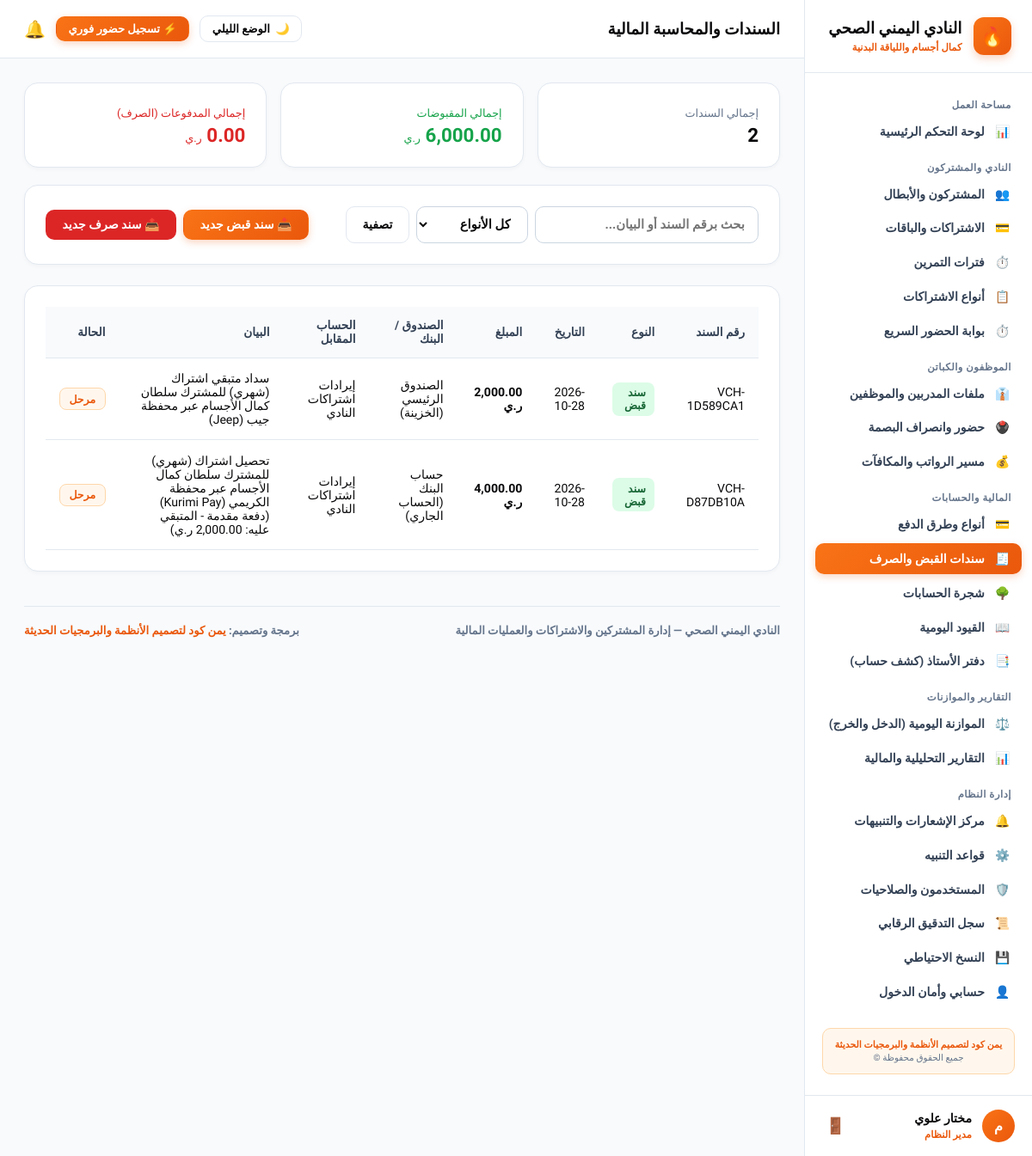
/accounting/vouchers (signed in), run on the app's committed database.
### app/models.py (models this page shows, shortened)
class User(UserMixin, db.Model):
    __tablename__ = "users"
    id = db.Column(db.Integer, primary_key=True)
    username = db.Column(db.String(80), unique=True, nullable=False)
    password_hash = db.Column(db.String(255), nullable=False)
    full_name = db.Column(db.String(120), nullable=False)
    role_name = db.Column(db.String(50), default="مدير النظام")
    is_active = db.Column(db.Boolean, default=True)
    created_at = db.Column(db.DateTime, default=datetime.utcnow)

class Voucher(db.Model):
    __tablename__ = "vouchers"
    id = db.Column(db.Integer, primary_key=True)
    voucher_number = db.Column(db.String(50), unique=True, nullable=False)
    voucher_type = db.Column(db.String(20), nullable=False)
    voucher_date = db.Column(db.Date, default=date.today)
    amount = db.Column(db.Float, nullable=False, default=0.0)
    account_id = db.Column(db.Integer, db.ForeignKey("accounts.id"), nullable=False)
    contra_account_id = db.Column(db.Integer, db.ForeignKey("accounts.id"), nullable=False)
    description = db.Column(db.String(255), nullable=True)
    status = db.Column(db.String(30), default="مرحل")
    created_at = db.Column(db.DateTime, default=datetime.utcnow)
    account = db.relationship("Account", foreign_keys=[account_id])
    contra_account = db.relationship("Account", foreign_keys=[contra_account_id])

class Account(db.Model):
    __tablename__ = "accounts"
    id = db.Column(db.Integer, primary_key=True)
    code = db.Column(db.String(30), unique=True, nullable=False)
    name = db.Column(db.String(150), nullable=False)
    parent_id = db.Column(db.Integer, db.ForeignKey("accounts.id"), nullable=True)
    node_type = db.Column(db.String(30), default="فرعي")
    is_postable = db.Column(db.Boolean, default=True)
    balance = db.Column(db.Float, default=0.0)
    children = db.relationship("Account", backref=db.backref("parent", remote_side=[id]), lazy=True)

### app/routes/accounting.py (the view, shortened to what this page needs)
@accounting_bp.route("/vouchers", methods=["GET", "POST"])
@login_required
def vouchers():
    q = request.args.get("q", "").strip()
    v_type = request.args.get("type", "")
    query = Voucher.query
    if q:
        query = query.filter((Voucher.voucher_number.contains(q)) | (Voucher.description.contains(q)))
    if v_type:
        query = query.filter(Voucher.voucher_type == v_type)
    all_vouchers = query.order_by(Voucher.id.desc()).all()
    cash_accounts = Account.query.filter(Account.node_type.in_(["صندوق", "بنك"])).all()
    all_postable_accounts = Account.query.filter_by(is_postable=True).all()
    total_receipts = sum(v.amount for v in all_vouchers if v.voucher_type == "قبض")
    total_payments = sum(v.amount for v in all_vouchers if v.voucher_type == "صرف")
    return render_template(
        "accounting/vouchers.html",
        vouchers=all_vouchers,
        cash_accounts=cash_accounts,
        postable_accounts=all_postable_accounts,
        total_receipts=total_receipts,
        total_payments=total_payments,
        q=q,
        type=v_type
    )

### app/templates/accounting/vouchers.html (shortened to what this page needs)
{% extends "base.html" %}
{% block header_title %}السندات والمحاسبة المالية{% endblock %}
{% block content %}
<div style="display: grid; grid-template-columns: repeat(auto-fit, minmax(200px, 1fr)); gap: 1rem; margin-bottom: 1.25rem;">
  <div class="card" style="margin: 0;">
    <span style="font-size: 0.8rem; color: #64748b;">إجمالي السندات</span>
    <h3 style="margin: 0.25rem 0 0 0; font-size: 1.4rem;">{{ vouchers|length }}</h3>
  </div>
  <div class="card" style="margin: 0;">
    <span style="font-size: 0.8rem; color: #16a34a;">إجمالي المقبوضات</span>
    <h3 style="margin: 0.25rem 0 0 0; font-size: 1.4rem; color: #16a34a;">{{ "{:,.2f}".format(total_receipts) }} <span style="font-size: 0.8rem; font-weight: normal;">ر.ي</span></h3>
  </div>
  <div class="card" style="margin: 0;">
    <span style="font-size: 0.8rem; color: #dc2626;">إجمالي المدفوعات (الصرف)</span>
    <h3 style="margin: 0.25rem 0 0 0; font-size: 1.4rem; color: #dc2626;">{{ "{:,.2f}".format(total_payments) }} <span style="font-size: 0.8rem; font-weight: normal;">ر.ي</span></h3>
  </div>
</div>
<div class="card" style="display: flex; justify-content: space-between; align-items: center; flex-wrap: wrap; gap: 1rem;">
  <form method="GET" action="{{ url_for('accounting.vouchers') }}" style="display: flex; gap: 0.5rem; flex: 1; max-width: 480px;">
    <input type="text" name="q" value="{{ q }}" placeholder="بحث برقم السند أو البيان..." class="form-control">
    <select name="type" class="form-control" style="max-width: 130px;">
      <option value="">كل الأنواع</option>
    </select>
    <button type="submit" class="btn btn-secondary">تصفية</button>
  </form>
  <div style="display: flex; gap: 0.5rem;">
    <button type="button" class="btn btn-primary" onclick="openNewVoucherModal('قبض')">📥 سند قبض جديد</button>
    <button type="button" class="btn btn-danger" onclick="openNewVoucherModal('صرف')">📤 سند صرف جديد</button>
  </div>
</div>
<div class="card">
  <div class="table-responsive">
    <table>
      <thead>
        <tr>
          <th>رقم السند</th>
          <th>النوع</th>
          <th>التاريخ</th>
          <th>المبلغ</th>
          <th>الصندوق / البنك</th>
          <th>الحساب المقابل</th>
          <th>البيان</th>
          <th>الحالة</th>
        </tr>
      </thead>
      <tbody>
        {% for v in vouchers %}
        <tr>
          <td><code>{{ v.voucher_number }}</code></td>
          <td>
            {% if v.voucher_type == 'قبض' %}
              <span class="badge badge-success">سند قبض</span>
            {% else %}
              <span class="badge badge-danger">سند صرف</span>
            {% endif %}
          </td>
          <td>{{ v.voucher_date }}</td>
          <td><strong>{{ "{:,.2f}".format(v.amount) }} ر.ي</strong></td>
          <td>{{ v.account.name }}</td>
          <td>{{ v.contra_account.name }}</td>
          <td>{{ v.description or '-' }}</td>
          <td><span class="badge badge-info">{{ v.status }}</span></td>
        </tr>
        {% else %}
        <tr>
          <td colspan="8" style="text-align: center; color: #94a3b8; padding: 2rem;">لا توجد سندات مسجلة.</td>
        </tr>
        {% endfor %}
      </tbody>
    </table>
  </div>
</div>
{% endblock %}

### app/templates/base.html (shortened to what this page needs)
<!doctype html>
<html lang="ar" dir="rtl" data-theme="light">
<head>
  <link rel="stylesheet" href="{{ url_for('static', filename='css/theme-iron.css') }}">
</head>
<body>
  <div class="layout-root">
    <aside class="sidebar">
      <a href="{{ url_for('dashboard.index') }}" class="sidebar-brand">
        <div class="brand-icon">🔥</div>
        <div>
          <strong style="font-size: 1.15rem; display: block; line-height: 1.25; font-weight: 900;">النادي اليمني الصحي</strong>
          <span style="font-size: 0.72rem; color: var(--primary); font-weight: 800;">كمال أجسام واللياقة البدنية</span>
        </div>
      </a>
      <div class="sidebar-nav">
        <div class="nav-group-title">مساحة العمل</div>
        <a href="{{ url_for('dashboard.index') }}" class="nav-link {% if request.path == '/dashboard/' %}active{% endif %}">
          <span>📊</span>
          <span>لوحة التحكم الرئيسية</span>
        </a>
        <div class="nav-group-title">النادي والمشتركون</div>
        <a href="{{ url_for('members.index') }}" class="nav-link {% if '/members' in request.path %}active{% endif %}">
          <span>👥</span>
          <span>المشتركون والأبطال</span>
        </a>
        <a href="{{ url_for('subscriptions.index') }}" class="nav-link {% if request.path == '/subscriptions/' %}active{% endif %}">
          <span>💳</span>
          <span>الاشتراكات والباقات</span>
        </a>
        <a href="{{ url_for('shifts.index') }}" class="nav-link {% if '/shifts' in request.path %}active{% endif %}">
          <span>⏱️</span>
          <span>فترات التمرين</span>
        </a>
        <a href="{{ url_for('subscriptions.plans') }}" class="nav-link {% if '/subscriptions/plans' in request.path %}active{% endif %}">
          <span>📋</span>
          <span>أنواع الاشتراكات</span>
        </a>
        <a href="{{ url_for('attendance.index') }}" class="nav-link {% if '/member-attendance' in request.path %}active{% endif %}">
          <span>⏱️</span>
          <span>بوابة الحضور السريع</span>
        </a>
        <div class="nav-group-title">الموظفون والكباتن</div>
        <a href="{{ url_for('employees.index') }}" class="nav-link {% if request.path == '/employees/' %}active{% endif %}">
          <span>👔</span>
          <span>ملفات المدربين والموظفين</span>
        </a>
        <a href="{{ url_for('employees.attendance') }}" class="nav-link {% if '/employees/attendance' in request.path %}active{% endif %}">
          <span>🖲️</span>
          <span>حضور وانصراف البصمة</span>
        </a>
        <a href="{{ url_for('employees.payroll') }}" class="nav-link {% if '/employees/payroll' in request.path %}active{% endif %}">
          <span>💰</span>
          <span>مسير الرواتب والمكافآت</span>
        </a>
        <div class="nav-group-title">المالية والحسابات</div>
        <a href="{{ url_for('payments.methods') }}" class="nav-link {% if '/payments/methods' in request.path %}active{% endif %}">
          <span>💳</span>
          <span>أنواع وطرق الدفع</span>
        </a>
        <a href="{{ url_for('accounting.vouchers') }}" class="nav-link {% if '/accounting/vouchers' in request.path %}active{% endif %}">
          <span>🧾</span>
          <span>سندات القبض والصرف</span>
        </a>
        <a href="{{ url_for('accounting.accounts') }}" class="nav-link {% if '/accounting/accounts' in request.path %}active{% endif %}">
          <span>🌳</span>
          <span>شجرة الحسابات</span>
        </a>
        <a href="{{ url_for('accounting.journal') }}" class="nav-link {% if '/accounting/journal' in request.path %}active{% endif %}">
          <span>📖</span>
          <span>القيود اليومية</span>
        </a>
        <a href="{{ url_for('accounting.ledger') }}" class="nav-link {% if '/accounting/ledger' in request.path %}active{% endif %}">
          <span>📑</span>
          <span>دفتر الأستاذ (كشف حساب)</span>
        </a>
        <div class="nav-group-title">التقارير والموازنات</div>
        <a href="{{ url_for('reports.daily_balance') }}" class="nav-link {% if '/reports/daily-balance' in request.path %}active{% endif %}">
          <span>⚖️</span>
          <span>الموازنة اليومية (الدخل والخرج)</span>
        </a>
        <a href="{{ url_for('reports.index') }}" class="nav-link {% if request.path == '/reports/' %}active{% endif %}">
          <span>📊</span>
          <span>التقارير التحليلية والمالية</span>
        </a>
        <div class="nav-group-title">إدارة النظام</div>
        <a href="{{ url_for('notifications.index') }}" class="nav-link {% if request.path == '/notifications/' %}active{% endif %}">
          <span>🔔</span>
          <span>مركز الإشعارات والتنبيهات</span>
        </a>
        <a href="{{ url_for('notifications.rules') }}" class="nav-link {% if '/notifications/rules' in request.path %}active{% endif %}">
          <span>⚙️</span>
          <span>قواعد التنبيه</span>
        </a>
        <a href="{{ url_for('auth.users') }}" class="nav-link {% if '/auth/users' in request.path %}active{% endif %}">
          <span>🛡️</span>
          <span>المستخدمون والصلاحيات</span>
        </a>
        <a href="{{ url_for('system.audit') }}" class="nav-link {% if '/system/audit' in request.path %}active{% endif %}">
          <span>📜</span>
          <span>سجل التدقيق الرقابي</span>
        </a>
        <a href="{{ url_for('system.backup') }}" class="nav-link {% if '/system/backup' in request.path %}active{% endif %}">
          <span>💾</span>
          <span>النسخ الاحتياطي</span>
        </a>
        <a href="{{ url_for('auth.profile') }}" class="nav-link {% if '/auth/profile' in request.path %}active{% endif %}">
          <span>👤</span>
          <span>حسابي وأمان الدخول</span>
        </a>
        <div style="margin: 1.5rem 0.5rem 0.5rem 0.5rem; padding: 0.75rem; background: var(--badge-fire-bg); border: 1px solid var(--badge-fire-border); border-radius: 10px; text-align: center;">
          <span style="display: block; font-size: 0.68rem; font-weight: 800; color: var(--primary);">يمن كود لتصميم الأنظمة والبرمجيات الحديثة</span>
          <span style="display: block; font-size: 0.65rem; color: var(--text-caption); margin-top: 2px;">جميع الحقوق محفوظة ©</span>
        </div>
      </div>
      <div class="sidebar-user">
        <div class="user-info">
          <div class="user-avatar">{{ current_user.full_name[0] if current_user.is_authenticated else 'م' }}</div>
          <div>
            <strong style="font-size: 0.88rem; display: block; font-weight: 900;">{{ current_user.full_name if current_user.is_authenticated else 'مستخدم' }}</strong>
            <span style="font-size: 0.72rem; color: var(--primary); font-weight: 800;">{{ current_user.role_name if current_user.is_authenticated else 'مدير النادي' }}</span>
          </div>
        </div>
        <form method="POST" action="{{ url_for('auth.logout') }}">
          <button type="submit" title="تسجيل الخروج" style="background: none; border: none; cursor: pointer; color: var(--text-caption); font-size: 1.15rem; padding: 4px;">
            🚪
          </button>
        </form>
      </div>
    </aside>
    <div class="main-wrapper">
      <header class="topbar">
        <div>
          <h1 style="font-size: 1.15rem; margin: 0; font-weight: 900; color: var(--text-main);">
            {% block header_title %}النادي اليمني الصحي · نظام إدارة الصالة والأنشطة الرياضية{% endblock %}
          </h1>
        </div>
        <div style="display: flex; align-items: center; gap: 0.75rem;">
          <button type="button" class="theme-switch-btn" id="themeToggleBtn" onclick="toggleTheme()" title="التبديل بين الوضع الليلي والنهاري">
            <span id="themeBtnIcon">🌙</span>
            <span id="themeBtnText">الوضع الليلي</span>
          </button>
          <a href="{{ url_for('attendance.index') }}" class="btn btn-primary" style="font-size: 0.82rem; padding: 0.4rem 0.85rem;">
            ⚡ تسجيل حضور فوري
          </a>
          <a href="{{ url_for('notifications.index') }}" title="الإشعارات" style="text-decoration: none; font-size: 1.25rem; position: relative;">
            🔔
          </a>
        </div>
      </header>
      <main class="content-area">
        {% block content %}{% endblock %}
        <footer style="margin-top: 2.5rem; padding-top: 1.25rem; border-top: 1.5px solid var(--card-border); display: flex; justify-content: space-between; align-items: center; flex-wrap: wrap; gap: 0.75rem; font-size: 0.82rem; color: var(--text-caption); font-weight: 700;">
          <div>
            <strong>النادي اليمني الصحي</strong> — إدارة المشتركين والاشتراكات والعمليات المالية
          </div>
          <div>
            برمجة وتصميم: <strong style="color: var(--primary);">يمن كود لتصميم الأنظمة والبرمجيات الحديثة</strong>
          </div>
        </footer>
      </main>
    </div>
  </div>
</body>
</html>

### data on the page
User: is_active+full_name "م", is_active+full_name "مختار علوي", is_active+role_name "مدير النظام"
Voucher: voucher_number "VCH-1D589CA1", voucher_type "سند قبض", voucher_date "2026-10-28", amount "2,000.00", account.name "الصندوق الرئيسي (الخزينة)", contra_account.name "إيرادات اشتراكات النادي", description "سداد متبقي اشتراك (شهري) للمشترك سلطان كمال الأجسام عبر محفظة جيب (Jeep)", status "مرحل"
Voucher: voucher_number "VCH-D87DB10A", voucher_type "سند قبض", voucher_date "2026-10-28", amount "4,000.00", account.name "حساب البنك (الحساب الجاري)", contra_account.name "إيرادات اشتراكات النادي", description "تحصيل اشتراك (شهري) للمشترك سلطان كمال الأجسام عبر محفظة الكريمي (Kurimi Pay) (دفعة مقدمة - المتبقي عليه: 2,000.00 ر.ي)", status "مرحل"

### other printed values
{{ vouchers|length }} "2"
